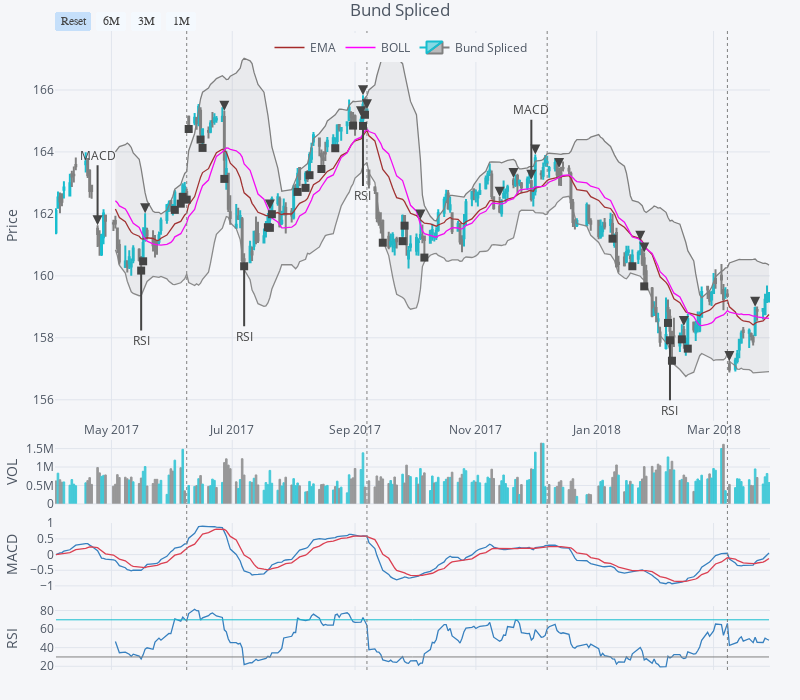

Here is the notebook cell this chart was saved with:
### Markdown cell above
Now all chart information for every time-series sits in **qf_list**. Let us start comparing by plotting the **Bund** in **Spliced** vs. **Panama**.

### Code cell
iplot(qf_list[0])

### Figure 1 — Plotly figure (JSON) as saved in the notebook; plotly's stock layout.template omitted (floating-point values rounded to 4 significant figures; data arrays with more than 128 entries replaced by an {"elided": "..."} marker saying what was removed)
{"data": [{"marker": {"color": {"elided": "253 str values"}, "line": {"color": {"elided": "253 str values"}, "width": 1}}, "name": "VOLUME", "opacity": 0.8, "orientation": "v", "showlegend": false, "text": "", "type": "bar", "x": {"elided": "253 str values"}, "y": {"elided": "253 int values"}, "yaxis": "y3"}, {"legendgroup": "MACD", "line": {"color": "rgba(55, 128, 191, 1.0)", "dash": "solid", "width": 1.3}, "mode": "lines", "name": "MACD", "showlegend": false, "text": "", "type": "scatter", "x": {"elided": "253 str values"}, "y": {"elided": "253 float values"}, "yaxis": "y4"}, {"legendgroup": "MACD", "line": {"color": "rgba(219, 64, 82, 1.0)", "dash": "solid", "width": 1.3}, "mode": "lines", "name": "MACD SIGNAL(9)", "showlegend": false, "text": "", "type": "scatter", "x": {"elided": "253 str values"}, "y": {"elided": "253 float values"}, "yaxis": "y4"}, {"line": {"color": "rgba(165, 42, 42, 1.0)", "dash": "solid", "width": 1.3}, "mode": "lines", "name": "EMA", "text": "", "type": "scatter", "x": {"elided": "253 str values"}, "y": {"elided": "253 mixed values"}, "yaxis": "y2"}, {"legendgroup": "BOLL", "line": {"color": "rgba(255, 0, 255, 1.0)", "dash": "solid", "width": 1.3}, "mode": "lines", "name": "BOLL", "showlegend": true, "text": "", "type": "scatter", "x": {"elided": "253 str values"}, "y": {"elided": "253 mixed values"}, "yaxis": "y2"}, {"legendgroup": "BOLL", "line": {"color": "rgba(128, 128, 128, 1.0)", "dash": "solid", "width": 1.3}, "mode": "lines", "name": "UPPER(CLOSE,20)", "showlegend": false, "text": "", "type": "scatter", "x": {"elided": "253 str values"}, "y": {"elided": "253 mixed values"}, "yaxis": "y2"}, {"fill": "tonexty", "fillcolor": "rgba(128, 128, 128, 0.1)", "legendgroup": "BOLL", "line": {"color": "rgba(128, 128, 128, 0.89999999999999991)", "dash": "solid", "width": 1.3}, "mode": "lines", "name": "LOWER(CLOSE,20)", "showlegend": false, "text": "", "type": "scatter", "x": {"elided": "253 str values"}, "y": {"elided": "253 mixed values"}, "yaxis": "y2"}, {"legendgroup": "RSI", "line": {"color": "rgba(55, 128, 191, 1.0)", "dash": "solid", "width": 1.3}, "mode": "lines", "name": "RSI", "showlegend": false, "text": "", "type": "scatter", "x": {"elided": "253 str values"}, "y": {"elided": "253 mixed values"}, "yaxis": "y5"}, {"legendgroup": "RSI", "line": {"color": "grey", "width": 1}, "mode": "lines", "name": "", "showlegend": false, "text": "", "type": "scatter", "x": {"elided": "253 str values"}, "y": {"elided": "253 int values"}, "yaxis": "y5"}, {"legendgroup": "RSI", "line": {"color": "java", "width": 1}, "mode": "lines", "name": "", "showlegend": false, "text": "", "type": "scatter", "x": {"elided": "253 str values"}, "y": {"elided": "253 int values"}, "yaxis": "y5"}, {"close": {"elided": "253 float values"}, "decreasing": {"line": {"color": "#808080"}, "showlegend": false}, "high": {"elided": "253 float values"}, "increasing": {"line": {"color": "#17BECF"}, "showlegend": false}, "low": {"elided": "253 float values"}, "name": "Bund Spliced", "open": {"elided": "253 float values"}, "type": "candlestick", "x": {"elided": "253 str values"}, "yaxis": "y2"}], "layout": {"annotations": [{"arrowhead": 2, "ax": 0, "ay": -70, "showarrow": true, "text": "MACD", "x": "2017-04-24", "xref": "x", "y": 161.6, "yref": "yaxis2"}, {"arrowhead": 2, "ax": 0, "ay": -10, "showarrow": true, "text": "", "x": "2017-05-18", "xref": "x", "y": 162.0, "yref": "yaxis2"}, {"arrowhead": 2, "ax": 0, "ay": -10, "showarrow": true, "text": "", "x": "2017-06-27", "xref": "x", "y": 165.3, "yref": "yaxis2"}, {"arrowhead": 2, "ax": 0, "ay": -10, "showarrow": true, "text": "", "x": "2017-07-20", "xref": "x", "y": 162.1, "yref": "yaxis2"}, {"arrowhead": 2, "ax": 0, "ay": -10, "showarrow": true, "text": "", "x": "2017-09-04", "xref": "x", "y": 165.2, "yref": "yaxis2"}, {"arrowhead": 2, "ax": 0, "ay": -10, "showarrow": true, "text": "", "x": "2017-09-05", "xref": "x", "y": 165.8, "yref": "yaxis2"}, {"arrowhead": 2, "ax": 0, "ay": -10, "showarrow": true, "text": "", "x": "2017-09-07", "xref": "x", "y": 165.4, "yref": "yaxis2"}, {"arrowhead": 2, "ax": 0, "ay": -10, "showarrow": true, "text": "", "x": "2017-10-04", "xref": "x", "y": 161.8, "yref": "yaxis2"}, {"arrowhead": 2, "ax": 0, "ay": -10, "showarrow": true, "text": "", "x": "2017-11-13", "xref": "x", "y": 162.6, "yref": "yaxis2"}, {"arrowhead": 2, "ax": 0, "ay": -10, "showarrow": true, "text": "", "x": "2017-11-20", "xref": "x", "y": 163.2, "yref": "yaxis2"}, {"arrowhead": 2, "ax": 0, "ay": -70, "showarrow": true, "text": "MACD", "x": "2017-11-29", "xref": "x", "y": 163.1, "yref": "yaxis2"}, {"arrowhead": 2, "ax": 0, "ay": -10, "showarrow": true, "text": "", "x": "2017-12-01", "xref": "x", "y": 163.9, "yref": "yaxis2"}, {"arrowhead": 2, "ax": 0, "ay": -10, "showarrow": true, "text": "", "x": "2017-12-13", "xref": "x", "y": 163.5, "yref": "yaxis2"}, {"arrowhead": 2, "ax": 0, "ay": -10, "showarrow": true, "text": "", "x": "2018-01-23", "xref": "x", "y": 161.1, "yref": "yaxis2"}, {"arrowhead": 2, "ax": 0, "ay": -10, "showarrow": true, "text": "", "x": "2018-01-25", "xref": "x", "y": 160.8, "yref": "yaxis2"}, {"arrowhead": 2, "ax": 0, "ay": -10, "showarrow": true, "text": "", "x": "2018-02-14", "xref": "x", "y": 158.4, "yref": "yaxis2"}, {"arrowhead": 2, "ax": 0, "ay": -10, "showarrow": true, "text": "", "x": "2018-03-09", "xref": "x", "y": 157.2, "yref": "yaxis2"}, {"arrowhead": 2, "ax": 0, "ay": -10, "showarrow": true, "text": "", "x": "2018-03-22", "xref": "x", "y": 159, "yref": "yaxis2"}, {"arrowhead": 7, "ax": 0, "ay": 70, "showarrow": true, "text": "RSI", "x": "2017-05-16", "xref": "x", "y": 160.2, "yref": "yaxis2"}, {"arrowhead": 7, "ax": 0, "ay": 0, "showarrow": true, "text": "", "x": "2017-05-17", "xref": "x", "y": 160.5, "yref": "yaxis2"}, {"arrowhead": 7, "ax": 0, "ay": 0, "showarrow": true, "text": "", "x": "2017-06-02", "xref": "x", "y": 162.1, "yref": "yaxis2"}, {"arrowhead": 7, "ax": 0, "ay": 0, "showarrow": true, "text": "", "x": "2017-06-05", "xref": "x", "y": 162.3, "yref": "yaxis2"}, {"arrowhead": 7, "ax": 0, "ay": 0, "showarrow": true, "text": "", "x": "2017-06-06", "xref": "x", "y": 162.6, "yref": "yaxis2"}, {"arrowhead": 7, "ax": 0, "ay": 0, "showarrow": true, "text": "", "x": "2017-06-08", "xref": "x", "y": 162.5, "yref": "yaxis2"}, {"arrowhead": 7, "ax": 0, "ay": 0, "showarrow": true, "text": "", "x": "2017-06-09", "xref": "x", "y": 164.7, "yref": "yaxis2"}, {"arrowhead": 7, "ax": 0, "ay": 0, "showarrow": true, "text": "", "x": "2017-06-15", "xref": "x", "y": 164.4, "yref": "yaxis2"}, {"arrowhead": 7, "ax": 0, "ay": 0, "showarrow": true, "text": "", "x": "2017-06-16", "xref": "x", "y": 164.1, "yref": "yaxis2"}, {"arrowhead": 7, "ax": 0, "ay": 0, "showarrow": true, "text": "", "x": "2017-06-27", "xref": "x", "y": 163.1, "yref": "yaxis2"}, {"arrowhead": 7, "ax": 0, "ay": 70, "showarrow": true, "text": "RSI", "x": "2017-07-07", "xref": "x", "y": 160.3, "yref": "yaxis2"}, {"arrowhead": 7, "ax": 0, "ay": 0, "showarrow": true, "text": "", "x": "2017-07-19", "xref": "x", "y": 161.6, "yref": "yaxis2"}, {"arrowhead": 7, "ax": 0, "ay": 0, "showarrow": true, "text": "", "x": "2017-07-20", "xref": "x", "y": 161.6, "yref": "yaxis2"}, {"arrowhead": 7, "ax": 0, "ay": 0, "showarrow": true, "text": "", "x": "2017-07-21", "xref": "x", "y": 162.0, "yref": "yaxis2"}, {"arrowhead": 7, "ax": 0, "ay": 0, "showarrow": true, "text": "", "x": "2017-08-03", "xref": "x", "y": 162.7, "yref": "yaxis2"}, {"arrowhead": 7, "ax": 0, "ay": 0, "showarrow": true, "text": "", "x": "2017-08-07", "xref": "x", "y": 162.8, "yref": "yaxis2"}, {"arrowhead": 7, "ax": 0, "ay": 0, "showarrow": true, "text": "", "x": "2017-08-09", "xref": "x", "y": 163.2, "yref": "yaxis2"}, {"arrowhead": 7, "ax": 0, "ay": 0, "showarrow": true, "text": "", "x": "2017-08-15", "xref": "x", "y": 163.4, "yref": "yaxis2"}, {"arrowhead": 7, "ax": 0, "ay": 0, "showarrow": true, "text": "", "x": "2017-08-22", "xref": "x", "y": 164.1, "yref": "yaxis2"}, {"arrowhead": 7, "ax": 0, "ay": 0, "showarrow": true, "text": "", "x": "2017-08-31", "xref": "x", "y": 164.8, "yref": "yaxis2"}, {"arrowhead": 7, "ax": 0, "ay": 70, "showarrow": true, "text": "RSI", "x": "2017-09-05", "xref": "x", "y": 164.8, "yref": "yaxis2"}, {"arrowhead": 7, "ax": 0, "ay": 0, "showarrow": true, "text": "", "x": "2017-09-06", "xref": "x", "y": 165.2, "yref": "yaxis2"}, {"arrowhead": 7, "ax": 0, "ay": 0, "showarrow": true, "text": "", "x": "2017-09-15", "xref": "x", "y": 161.1, "yref": "yaxis2"}, {"arrowhead": 7, "ax": 0, "ay": 0, "showarrow": true, "text": "", "x": "2017-09-25", "xref": "x", "y": 161.1, "yref": "yaxis2"}, {"arrowhead": 7, "ax": 0, "ay": 0, "showarrow": true, "text": "", "x": "2017-09-26", "xref": "x", "y": 161.6, "yref": "yaxis2"}, {"arrowhead": 7, "ax": 0, "ay": 0, "showarrow": true, "text": "", "x": "2017-10-06", "xref": "x", "y": 160.6, "yref": "yaxis2"}, {"arrowhead": 7, "ax": 0, "ay": 0, "showarrow": true, "text": "", "x": "2018-01-09", "xref": "x", "y": 161.2, "yref": "yaxis2"}, {"arrowhead": 7, "ax": 0, "ay": 0, "showarrow": true, "text": "", "x": "2018-01-19", "xref": "x", "y": 160.3, "yref": "yaxis2"}, {"arrowhead": 7, "ax": 0, "ay": 0, "showarrow": true, "text": "", "x": "2018-01-25", "xref": "x", "y": 159.7, "yref": "yaxis2"}, {"arrowhead": 7, "ax": 0, "ay": 0, "showarrow": true, "text": "", "x": "2018-02-06", "xref": "x", "y": 158.5, "yref": "yaxis2"}, {"arrowhead": 7, "ax": 0, "ay": 70, "showarrow": true, "text": "RSI", "x": "2018-02-07", "xref": "x", "y": 157.9, "yref": "yaxis2"}, {"arrowhead": 7, "ax": 0, "ay": 0, "showarrow": true, "text": "", "x": "2018-02-08", "xref": "x", "y": 157.3, "yref": "yaxis2"}, {"arrowhead": 7, "ax": 0, "ay": 0, "showarrow": true, "text": "", "x": "2018-02-13", "xref": "x", "y": 157.9, "yref": "yaxis2"}, {"arrowhead": 7, "ax": 0, "ay": 0, "showarrow": true, "text": "", "x": "2018-02-16", "xref": "x", "y": 157.7, "yref": "yaxis2"}], "height": 700, "legend": {"bgcolor": "#F5F6F9", "font": {"color": "#4D5663"}, "orientation": "h", "x": 0.3, "y": 0.95, "yanchor": "bottom"}, "margin": {"b": 30, "l": 55, "r": 30, "t": 30}, "paper_bgcolor": "#F5F6F9", "plot_bgcolor": "#F5F6F9", "shapes": [{"line": {"color": "#808080", "dash": "dot", "width": 1}, "type": "line", "x0": "2017-06-08 00:00:00", "x1": "2017-06-08 00:00:00", "xref": "x", "y0": 0, "y1": 1, "yref": "paper"}, {"line": {"color": "#808080", "dash": "dot", "width": 1}, "type": "line", "x0": "2017-09-07 00:00:00", "x1": "2017-09-07 00:00:00", "xref": "x", "y0": 0, "y1": 1, "yref": "paper"}, {"line": {"color": "#808080", "dash": "dot", "width": 1}, "type": "line", "x0": "2017-12-07 00:00:00", "x1": "2017-12-07 00:00:00", "xref": "x", "y0": 0, "y1": 1, "yref": "paper"}, {"line": {"color": "#808080", "dash": "dot", "width": 1}, "type": "line", "x0": "2018-03-08 00:00:00", "x1": "2018-03-08 00:00:00", "xref": "x", "y0": 0, "y1": 1, "yref": "paper"}], "showlegend": true, "title": "Bund Spliced", "titlefont": {"color": "#4D5663"}, "width": 800, "xaxis1": {"anchor": "y2", "gridcolor": "#E1E5ED", "rangeselector": {"bgcolor": "rgba(244, 249, 254, 1)", "buttons": [{"count": 1, "label": "Reset", "step": "all"}, {"count": 6, "label": "6M", "step": "month", "stepmode": "backward"}, {"count": 3, "label": "3M", "step": "month", "stepmode": "backward"}, {"count": 1, "label": "1M", "step": "month", "stepmode": "backward"}], "font": {"family": "monospace", "size": 12}, "visible": true, "x": 0, "y": 1}, "rangeslider": {"visible": false}, "showgrid": true, "tickfont": {"color": "#4D5663"}, "title": "", "titlefont": {"color": "#4D5663"}, "zerolinecolor": "#E1E5ED"}, "yaxis2": {"domain": [0.39, 1], "gridcolor": "#E1E5ED", "showgrid": true, "tickfont": {"color": "#4D5663"}, "title": "Price", "titlefont": {"color": "#4D5663"}, "zerolinecolor": "#E1E5ED"}, "yaxis3": {"domain": [0.26, 0.36], "gridcolor": "#E1E5ED", "showgrid": true, "tickfont": {"color": "#4D5663"}, "title": "VOL", "titlefont": {"color": "#4D5663"}, "zerolinecolor": "#E1E5ED"}, "yaxis4": {"domain": [0.13, 0.23], "gridcolor": "#E1E5ED", "showgrid": true, "tickfont": {"color": "#4D5663"}, "title": "MACD", "titlefont": {"color": "#4D5663"}, "zerolinecolor": "#E1E5ED"}, "yaxis5": {"domain": [0, 0.1], "gridcolor": "#E1E5ED", "showgrid": true, "tickfont": {"color": "#4D5663"}, "title": "RSI", "titlefont": {"color": "#4D5663"}, "zerolinecolor": "#E1E5ED"}}}
